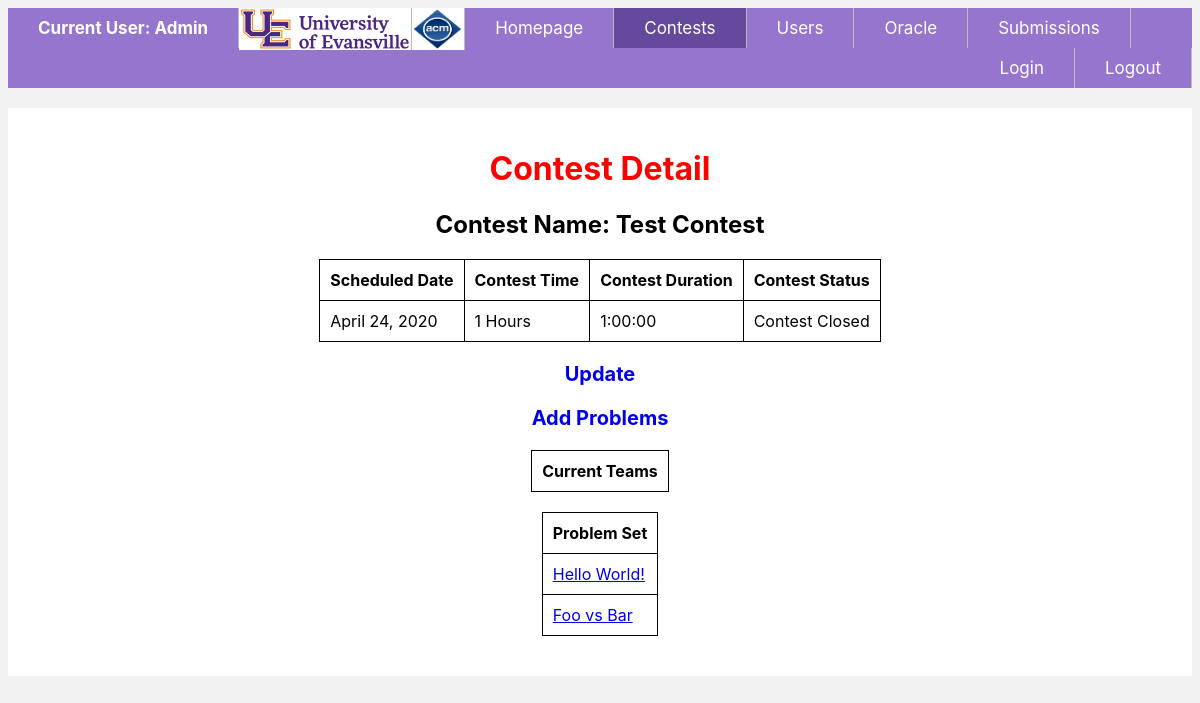
The page /contests/17/ (signed in) on the database its author committed.
### users/models.py (models this page shows, shortened)
class CustomUser(AbstractBaseUser):
    userName        = models.CharField(max_length = 30, unique = True)
    userNameDetail  = models.CharField(max_length = 50, null = True, blank = True)
    userType        = models.CharField(max_length=20,
                                    choices = user_choices,
                                    default = user_choices[1])
    participatingIn  = models.ManyToManyField(Contest, blank = True)
    date_joined     = models.DateTimeField(blank = True, null = True)
    last_login      = models.DateTimeField(blank = True, null = True)
    admin        = models.BooleanField(default = False)
    active       = models.BooleanField(default = True)
    staff        = models.BooleanField(default = False)
    is_superuser    = models.BooleanField(default = False)
    USERNAME_FIELD = 'userName'
    REQUIRED_FIELDS = ['userType', 'password']
    objects = MyAccountManager()

### contests/models.py (models this page shows, shortened)
class Contest(models.Model):
    contestName             = models.CharField(max_length = 50, unique = True)
    contestDate             = models.DateField()
    contestants             = models.ManyToManyField('users.CustomUser', blank = True)
    contestHours            = models.PositiveSmallIntegerField(default = 2)
    contestMinutes          = models.PositiveSmallIntegerField(default = 0)
    contestDuration         = models.DurationField(default = datetime.timedelta(days = 0, seconds=7200))
    isRunning               = models.BooleanField(default = False)
    isPaused                = models.BooleanField(default = False)
    pauseTime               = models.DateTimeField(null = True)
    startTime               = models.DateTimeField(null = True)
    stopTime                = models.DateTimeField(null = True)
    def get_absolute_url(self):
        return reverse("contests:contest-detail", kwargs = {"id": self.id})

class Problem(models.Model):
    contest                = models.ForeignKey(Contest, null = True, on_delete = models.CASCADE, related_name = "contestproblems")
    problemName            = models.CharField(max_length = 100, unique = True, default = "Another Problem", null = False)
    problemInformation     = models.TextField(null = True)
    problemTests           = models.TextField(null = True)

### contests/views.py (the view)
# urls.py: path('<int:id>/', ContestDetailView.as_view(), name = 'contest-detail'),
@class_view_decorator(custom_login_required)
class ContestDetailView(DetailView):
    template_name = 'contests/contest_detail.html'
    queryset = Contest.objects.all()
    def get_object(self):
        id_ = self.kwargs.get("id")
        return get_object_or_404(Contest, id = id_)

### contests/templates/contests/contest_detail.html (shortened to what this page needs)
{% extends 'base.html' %}
{% block content %}
{% load static %}
<link rel = "stylesheet" type = "text/css" href = "{% static 'css/style_detail.css' %}" />
<div class = "detailcontainer">
<h1>Contest Detail</h1>
<h2>Contest Name: {{ object.contestName }}</h2>
{% if request.user.userType == "administrator" %}
<table>
    <tr>
        <th>
            Scheduled Date
        </th>
        <th>Contest Time</th>
        <th>Contest Duration</th>
        <th>Contest Status</th>
    </tr>
    <tr>
    <td>
        {{ object.contestDate }}
    </td>
    <td>{{ object.contestHours }} Hours
    </td>
    <td>{{ object.contestDuration }} </td>
    <td>
        {% if object.isRunning == True %}
            Contest Active
            Start Time: {{ object.startTime }}
        {% else %}
            Contest Closed
        {% endif %}
    </td>
</tr>
</table>
<b><a href = '{{object.get_absolute_url }}update' class = "update"> Update </a></b><br><br>
<b><a href = '{{object.get_absolute_url }}problems/create' class = "update"> Add  Problems </a></b>
<table>
    <tr><th>Current Teams</th></tr>
</table>
{% endif %}
<table>
    <th> Problem Set </th>
    {% for instance in object.contestproblems.all %}
    <tr>
        <td>
            <a href = '{{ object.get_absolute_url }}problem/{{instance.pk}}/'> {{ instance.problemName }}</a>
        </td>
    </tr>
    {% endfor %}
</table>
</div>
{% endblock %}

### contest/templates/navbar.html
{% load static %}
<nav>
    <link rel = "stylesheet" type = "text/css" href = "{% static 'css/navbar_style.css' %}" />
    <div id = "menu">
        <ul>
            <li id = "user">
            {% if request.user.userName != None and request.user.userName != "" %}
                        Current User: {{ request.user.userName }}
                    {% else %}
                        Current User: No User Logged In
            {% endif %}
            </li>
            <li><img src = "{% static 'logo/UElogo.jpg' %}" class = "logo1"/></li>
            <li><img src = "{% static 'logo/ACMlogo.png' %}" class = "logo"/></li>
            <li class="{% ifequal request.path '/home/'%} active {% endifequal%}">
                <a href="{% url 'home:homepage-view' %}"> Homepage</a>
            </li>
            <li class="{% if 'contests' in request.build_absolute_uri %} active {% endif%}">
                <a href="{% url 'contests:contest-list' %}"> Contests </a>
            </li>
            <li class="{% if 'users' in request.build_absolute_uri %} active {% endif%}">
                <a href="{% url 'users:user-list' %}"> Users </a>
            </li>
            <li class="{% ifequal request.path '/oracle/'%} active {% endifequal%}">
                <a href="{% url 'oracle:posts-list' %}"> Oracle </a>
            </li>
            <li class="{% ifequal request.path '/submission/'%} active {% endifequal%}">
                <a href="{% url 'submission:submission-list' %}"> Submissions </a>
            </li>
            <li style = "float:right"><a href="{% url 'login:logout-page' %}"> Logout </a></li>
            <li class="{% ifequal request.path '/login/'%} active {% endifequal%}"  style = "float:right">
                <a href="{% url 'login:login-page' %}"> Login </a>
            </li>
        </ul>
    </div>
</nav>

### static/css/navbar_style.css (style rules this page uses)
html { background-color: #f2f2f2; font-family: -apple-system, BlinkMacSystemFont, 'Segoe UI', Roboto, Oxygen, Ubuntu, Cantarell, 'Open Sans', 'Helvetica Neue', sans-serif; }
#menu { background-color: white; }
h1 { color:red; }
#menu a { text-decoration: none; display: block; }
#menu ul { list-style-type: none; margin: 0; padding: 0; overflow: hidden; background-color: #9575cd; }
#user { padding: 10px 30px; font-weight: bold; text-transform: capitalize; color: white; }
#menu li { display: block; float: left; text-align: center; border-right: 1px solid #bbb; font-size: 17px; }
#menu li a { color: white; float: left; text-align: center; padding: 10px 30px; text-decoration: none; }
.logo { display: inline-block; vertical-align: top; width: 50px; height: 40px; border: 1px solid white; }
.logo1 { display: inline-block; vertical-align: top; width: 170px; height: 40px; border: 1px solid white; }
#menu ul li.active a { background-color: #65499c; }

### static/css/style_detail.css (style rules this page uses)
.detailcontainer { position: relative; background-color: white; text-align: center; margin-top: 20px; padding: 20px; }
.detailcontainer th { text-align: center; }
table { border: 1px solid black; font-size: 16px; border-spacing: 10px; border-collapse: collapse; margin-top: 20px; margin-bottom: 20px; margin-left: auto; margin-right: auto; }
td, th { border: 1px solid black; vertical-align: top; text-align: left; padding: 10px; }

### rows shown on the page
CustomUser: user.userName "Admin"
Contest: contestName "Test Contest", contestDate "April 24, 2020", contestHours "1", contestDuration "1:00:00"
Problem: problemName "Hello World!"
Problem: problemName "Foo vs Bar"
